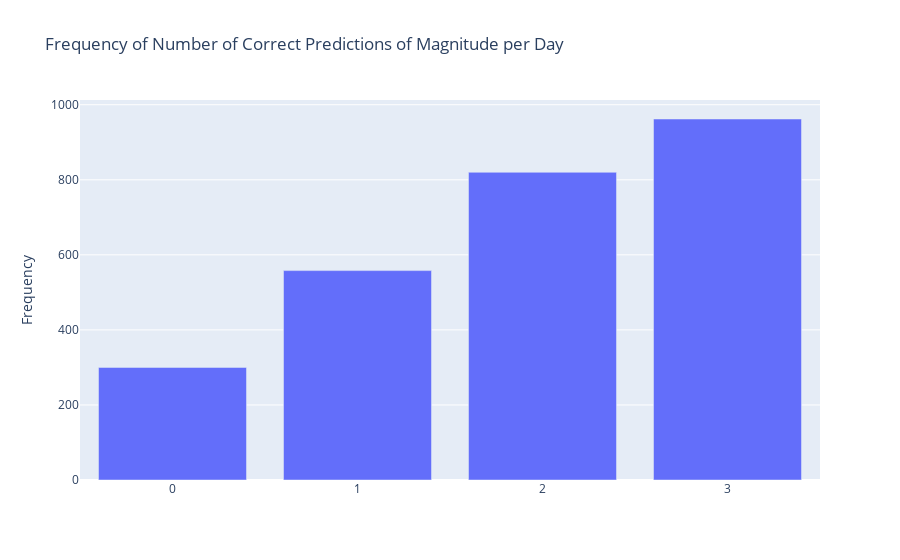

Notebook code cell kept with this figure:
### Code cell
x = ["0", "1", "2", "3"]
fig = go.Figure(data=[
    go.Bar(x=x, y=freqs)
])
fig.update_layout(
    title = f'Frequency of Number of Correct Predictions of Magnitude per Day', 
    xaxis1 = dict(title_text = ''),
    yaxis1 = dict(title_text = 'Frequency')
)
fig.write_image(f"Plots/Number Magnitude Predictions Correct.png")
fig.show()

### Figure 1 — Plotly figure (JSON) as saved in the notebook; plotly's stock layout.template omitted (floating-point values rounded to 4 significant figures)
{"data": [{"type": "bar", "x": ["0", "1", "2", "3"], "y": [300, 558, 820, 962]}], "layout": {"title": {"text": "Frequency of Number of Correct Predictions of Magnitude per Day"}, "xaxis": {"title": {"text": ""}}, "yaxis": {"title": {"text": "Frequency"}}}}
